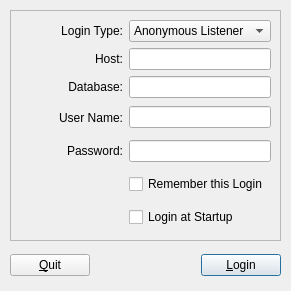
<ui version="4.0" >
 <author></author>
 <comment></comment>
 <exportmacro></exportmacro>
 <class>Login</class>
 <widget class="QWidget" name="Login" >
  <property name="geometry" >
   <rect>
    <x>0</x>
    <y>0</y>
    <width>291</width>
    <height>291</height>
   </rect>
  </property>
  <property name="windowTitle" >
   <string>UtopiaPlayer - Login</string>
  </property>
  <widget class="QFrame" name="frame" >
   <property name="geometry" >
    <rect>
     <x>10</x>
     <y>10</y>
     <width>271</width>
     <height>231</height>
    </rect>
   </property>
   <property name="frameShape" >
    <enum>QFrame::StyledPanel</enum>
   </property>
   <property name="frameShadow" >
    <enum>QFrame::Raised</enum>
   </property>
   <widget class="QWidget" name="gridLayout" >
    <property name="geometry" >
     <rect>
      <x>10</x>
      <y>10</y>
      <width>251</width>
      <height>211</height>
     </rect>
    </property>
    <layout class="QGridLayout" >
     <property name="margin" >
      <number>0</number>
     </property>
     <property name="spacing" >
      <number>6</number>
     </property>
     <item row="1" column="0" >
      <widget class="QLabel" name="HostLabel" >
       <property name="text" >
        <string>Host:</string>
       </property>
       <property name="alignment" >
        <set>Qt::AlignRight|Qt::AlignTrailing|Qt::AlignVCenter</set>
       </property>
      </widget>
     </item>
     <item row="5" column="0" >
      <spacer>
       <property name="orientation" >
        <enum>Qt::Vertical</enum>
       </property>
       <property name="sizeHint" >
        <size>
         <width>10</width>
         <height>10</height>
        </size>
       </property>
      </spacer>
     </item>
     <item row="5" column="1" >
      <widget class="QCheckBox" name="RememberLogin" >
       <property name="text" >
        <string>Remember this Login</string>
       </property>
      </widget>
     </item>
     <item row="6" column="0" >
      <spacer>
       <property name="orientation" >
        <enum>Qt::Vertical</enum>
       </property>
       <property name="sizeHint" >
        <size>
         <width>10</width>
         <height>10</height>
        </size>
       </property>
      </spacer>
     </item>
     <item row="1" column="1" >
      <widget class="QLineEdit" name="HostEdit" >
       <property name="maxLength" >
        <number>255</number>
       </property>
      </widget>
     </item>
     <item row="3" column="0" >
      <widget class="QLabel" name="UserLabel" >
       <property name="sizePolicy" >
        <sizepolicy>
         <hsizetype>3</hsizetype>
         <vsizetype>3</vsizetype>
         <horstretch>0</horstretch>
         <verstretch>0</verstretch>
        </sizepolicy>
       </property>
       <property name="text" >
        <string>User Name:</string>
       </property>
       <property name="alignment" >
        <set>Qt::AlignRight|Qt::AlignTrailing|Qt::AlignVCenter</set>
       </property>
      </widget>
     </item>
     <item row="0" column="0" >
      <widget class="QLabel" name="LoginTypeLabel" >
       <property name="text" >
        <string>Login Type:</string>
       </property>
       <property name="alignment" >
        <set>Qt::AlignRight|Qt::AlignTrailing|Qt::AlignVCenter</set>
       </property>
      </widget>
     </item>
     <item row="4" column="1" >
      <widget class="QLineEdit" name="PassEdit" >
       <property name="maxLength" >
        <number>32767</number>
       </property>
       <property name="echoMode" >
        <enum>QLineEdit::Password</enum>
       </property>
      </widget>
     </item>
     <item row="6" column="1" >
      <widget class="QCheckBox" name="LoginAtStart" >
       <property name="text" >
        <string>Login at Startup</string>
       </property>
      </widget>
     </item>
     <item row="0" column="1" >
      <widget class="QComboBox" name="LoginTypeCombo" >
       <item>
        <property name="text" >
         <string>Anonymous Listener</string>
        </property>
       </item>
       <item>
        <property name="text" >
         <string>Registered Listener</string>
        </property>
       </item>
       <item>
        <property name="text" >
         <string>Disc Jockey</string>
        </property>
       </item>
      </widget>
     </item>
     <item row="4" column="0" >
      <widget class="QLabel" name="PassLabel" >
       <property name="sizePolicy" >
        <sizepolicy>
         <hsizetype>7</hsizetype>
         <vsizetype>7</vsizetype>
         <horstretch>0</horstretch>
         <verstretch>0</verstretch>
        </sizepolicy>
       </property>
       <property name="text" >
        <string>Password:</string>
       </property>
       <property name="alignment" >
        <set>Qt::AlignRight|Qt::AlignTrailing|Qt::AlignVCenter</set>
       </property>
      </widget>
     </item>
     <item row="3" column="1" >
      <widget class="QLineEdit" name="UserEdit" >
       <property name="maxLength" >
        <number>100</number>
       </property>
      </widget>
     </item>
     <item row="2" column="0" >
      <widget class="QLabel" name="DatabaseLabel" >
       <property name="text" >
        <string>Database:</string>
       </property>
       <property name="alignment" >
        <set>Qt::AlignRight|Qt::AlignTrailing|Qt::AlignVCenter</set>
       </property>
      </widget>
     </item>
     <item row="2" column="1" >
      <widget class="QLineEdit" name="DatabaseEdit" />
     </item>
    </layout>
   </widget>
  </widget>
  <widget class="QWidget" name="horizontalLayout" >
   <property name="geometry" >
    <rect>
     <x>10</x>
     <y>250</y>
     <width>271</width>
     <height>31</height>
    </rect>
   </property>
   <layout class="QHBoxLayout" >
    <property name="margin" >
     <number>0</number>
    </property>
    <property name="spacing" >
     <number>6</number>
    </property>
    <item>
     <widget class="QPushButton" name="QuitButton" >
      <property name="text" >
       <string>&amp;Quit</string>
      </property>
     </widget>
    </item>
    <item>
     <spacer>
      <property name="orientation" >
       <enum>Qt::Horizontal</enum>
      </property>
      <property name="sizeHint" >
       <size>
        <width>40</width>
        <height>20</height>
       </size>
      </property>
     </spacer>
    </item>
    <item>
     <widget class="QPushButton" name="LoginButton" >
      <property name="text" >
       <string>&amp;Login</string>
      </property>
      <property name="default" >
       <bool>true</bool>
      </property>
     </widget>
    </item>
   </layout>
  </widget>
 </widget>
 <pixmapfunction></pixmapfunction>
 <tabstops>
  <tabstop>LoginTypeCombo</tabstop>
  <tabstop>HostEdit</tabstop>
  <tabstop>DatabaseEdit</tabstop>
  <tabstop>UserEdit</tabstop>
  <tabstop>PassEdit</tabstop>
  <tabstop>RememberLogin</tabstop>
  <tabstop>LoginAtStart</tabstop>
  <tabstop>QuitButton</tabstop>
  <tabstop>LoginButton</tabstop>
 </tabstops>
 <resources/>
 <connections/>
</ui>
